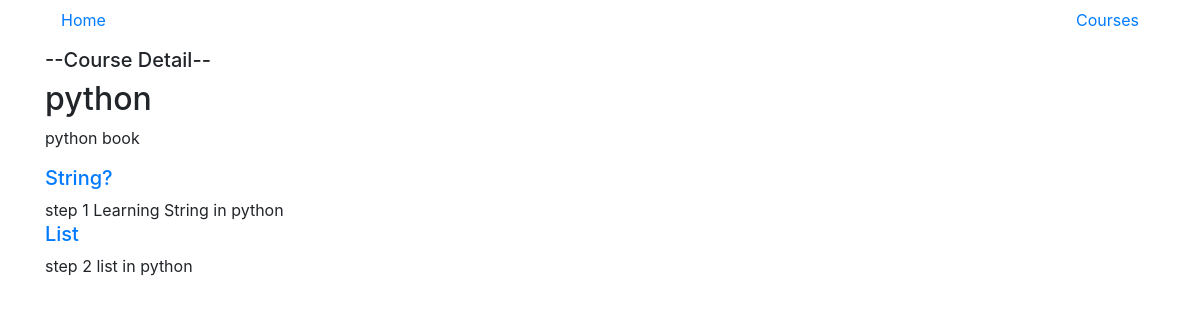
The page /courses/1/ on the database as committed earlier.
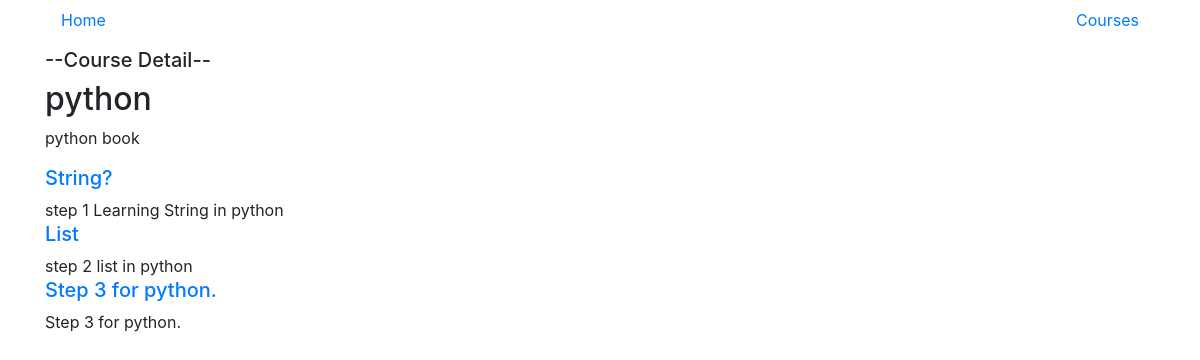
The same page on the database as committed later.
### courses/models.py (models this page shows, shortened)
class Step(models.Model):
	title = models.CharField(max_length=255)
	description = models.TextField()
	order = models.IntegerField(default=0)
	course = models.ForeignKey(Course)
	class Meta:
		unique_together = ('course', 'title')

### courses/views.py (the view)
# urls.py: url(r'(?P<pk>\d+)/$', views.course_detail, name='course_de'),
def course_detail(request, pk):
	course = get_object_or_404(Course,pk=pk)
	return render(request, 'courses/course_detail.html', {'course':course})

### courses/templates/courses/course_detail.html (shortened to what this page needs)
{% extends 'layout.html' %}
{% block courses_list %}
<h5>--Course Detail--</h5>
  <h2>{{ course.title }}</h2>
  <p>{{ course.description }}</p>
  <section>
  {% for step in course.step_set.all %}
  <h5><a href="{% url 'courses:step_de' course_pk=step.course.pk step_pk=step.pk %}">{{ step.title }}</a></h5>
    {{ step.description }}
    {% endfor %}
  </section>
{% endblock %}

Rows that differ between the two databases and show on the page:
added Step: title "Step 3 for python.", description "Step 3 for python."
